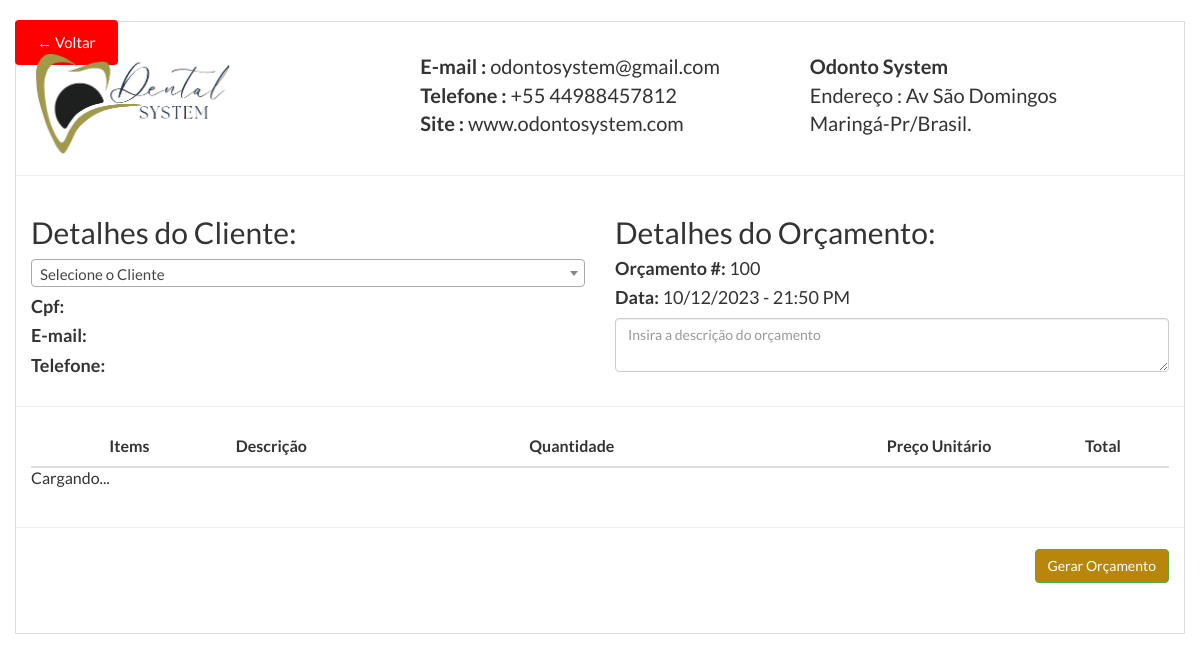
Page /secretaria/orcamento_proc/novo_orcamento.php on the committed database.
### tables this page shows
CREATE TABLE `perfil` (
  `id` int(11) NOT NULL,
  `nome_comercial` varchar(255) NOT NULL,
  `propietario` varchar(255) NOT NULL,
  `telefone` varchar(30) NOT NULL,
  `endereco` varchar(255) NOT NULL,
  `email` varchar(64) NOT NULL,
  `web` varchar(100) NOT NULL,
  `iva` int(11) DEFAULT NULL
);

### secretaria/orcamento_proc/novo_orcamento.php (the view, shortened to what this page needs)
<?php
	require '../../conexao.php';
	$query_perfil = mysqli_query($conexao, "SELECT * from perfil where id=1");
	$rw = mysqli_fetch_assoc($query_perfil);
	$sql = mysqli_query($conexao, "SELECT LAST_INSERT_ID(id) as last from orcamentos order by id desc limit 0,1 ");
	$rws = mysqli_fetch_array($sql);
	$numero = $rws['last'] + 1;
?>
<html>
<head>
	<link href="assets/css/bootstrap.css" rel="stylesheet" />
	<link href="assets/css/style.css" rel="stylesheet" />
	<link href="https://cdnjs.cloudflare.com/ajax/libs/select2/4.0.2/css/select2.min.css" rel="stylesheet" />
</head>
<body>
	<div class="row">
		<div class="col-xs-12 col-sm-6">
			<a href="../orcamentos.php" class="voltar-btn">← Voltar</a>
		</div>
	</div>
	<div class="container outer-section">
		<form class="form-horizontal" role="form" id="datos_presupuesto" method="post">
			<div id="print-area">
				<div class="row pad-top font-big">
					<div class="col-lg-4 col-md-4 col-sm-4">
						<img src="img/logosistema.png" style="width: 200px;" alt="Logo sistema" /></a>
					</div>
					<div class="col-lg-4 col-md-4 col-sm-4">
						<strong>E-mail : </strong> <?php echo $rw['email']; ?>
						<br />
						<strong>Telefone :</strong> <?php echo $rw['telefone']; ?> <br />
						<strong>Site :</strong> <?php echo $rw['web']; ?>
					</div>
					<div class="col-lg-4 col-md-4 col-sm-4">
						<strong><?php echo $rw['nome_comercial']; ?> </strong>
						<br />
						Endereço : <?php echo $rw['endereco']; ?>
					</div>
				</div>
				<div class="row ">
					<hr />
					<div class="col-lg-6 col-md-6 col-sm-6">
						<h2>Detalhes do Cliente:</h2>
						<h4><strong>Cpf: </strong><span id="cpf"></span></h4>
						<h4><strong>E-mail: </strong><span id="email"></span></h4>
						<h4><strong>Telefone: </strong><span id="telefone"></span></h4>
					</div>
					<div class="col-lg-6 col-md-6 col-sm-6">
						<h2>Detalhes do Orçamento:</h2>
						<h4><strong>Orçamento #: </strong><?php echo $numero; ?></h4>
						<h4><strong>Data: </strong> <?php echo date("d/m/Y ")." - ".date( "H:i A"); ?></h4>
						<textarea class="form-control" id="procedimento2" name="descripcao_orc" required placeholder="Insira a descrição do orçamento"></textarea>
					</div>
				</div>
				<div class="row">
					<hr />
					<div class="col-lg-12 col-md-12 col-sm-12">
						<div class="table-responsive">
							<table class="table table-striped  table-hover">
								<thead>
									<tr>
										<th class='text-center'>Items</th>
										<th>Descrição</th>
										<th class='text-center'>Quantidade</th>
										<th class='text-right'>Preço Unitário</th>
										<th class='text-right'>Total</th>
										<th class='text-right'></th>
									</tr>
								</thead>
								<tbody class='items'>
								</tbody>
							</table>
						</div>
					</div>
				</div>
			</div>
			<div class="row">
				<hr />
			</div>
			<div class="col-lg-12 col-md-12 col-sm-12">
			</div>
			<div class="row pad-bottom pull-right">
				<div class="col-lg-12 col-md-12 col-sm-12">
					<button type="submit" class="btn btn-success" style="background-color: darkgoldenrod;">Gerar Orçamento</button>
				</div>
			</div>
		</form>
	</div>
</body>
</html>

### secretaria/orcamento_proc/assets/css/style.css (style rules this page uses)
body { font-family: 'Lato', sans-serif; font-size:15px; background-color: white; }
.pad-top { padding-top:30px; }
.pad-bottom { padding-bottom:50px; }
.font-big { font-size:20px; }
.outer-section { border:1px solid #dedede; background-color:white; margin-top:20px; }

### secretaria/orcamento_proc/novo_orcamento.php (style rules this page uses)
.voltar-btn { position: absolute; top: 20px; left: 30px; text-decoration: none; color: white; padding: 10px 20px; border: 2px solid red; border-radius: 4px; background-color: red; transition: transform 0.3s, background-color 0.3s; }

### rows in the picture
perfil: email "odontosystem@gmail.com", telefone "+55 44988457812", web "www.odontosystem.com", nome_comercial "Odonto System", endereco "Av São Domingos Maringá-Pr/Brasil."

### other values in the picture
$numero "100"
